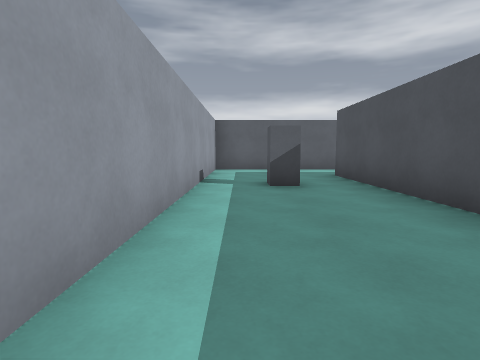
[1] (above)

13 first-person views from a walk through a 3-D level made in the Godot game engine. The camera is 1.2 m above the floor, tilts 6° down and sees 80° across. The floor is counted in squares, 2 m on a side. Each view is taken from the middle of a square. On the plan, view 1 faces up. The plan holds only what a view shows up to about 9 squares ahead; the rest is blank. Some surface patterns are stand-ins.

[2]
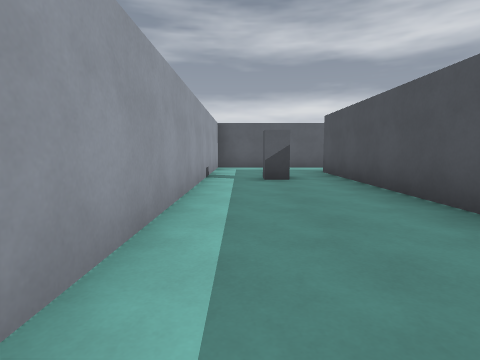

[3]
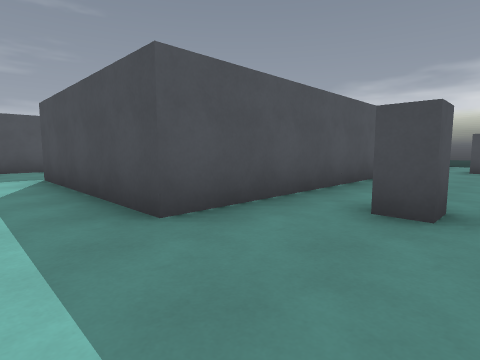

[4]
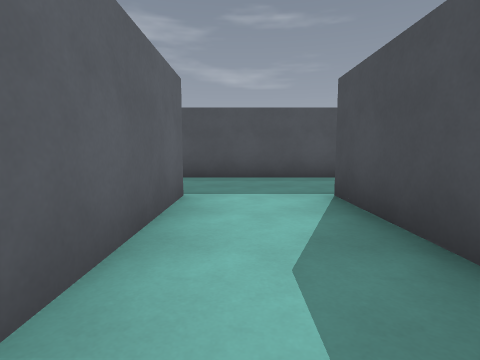

[5]
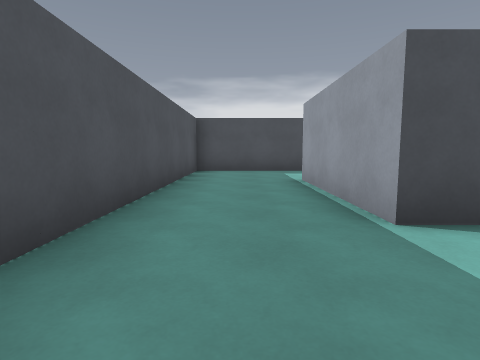

[6]
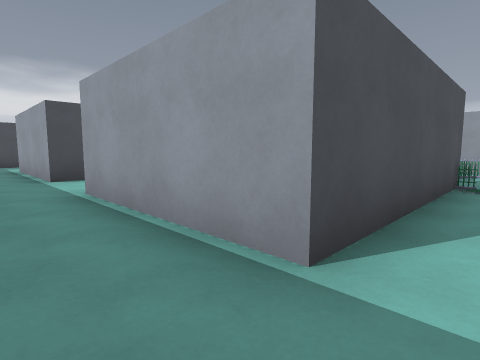

[7]
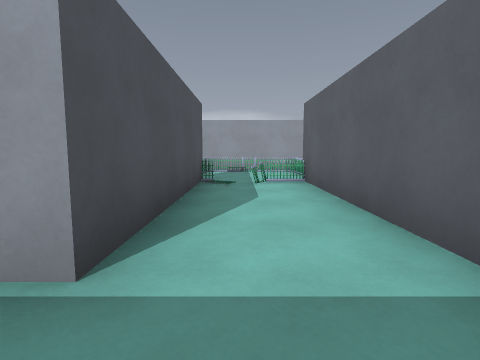

[8]
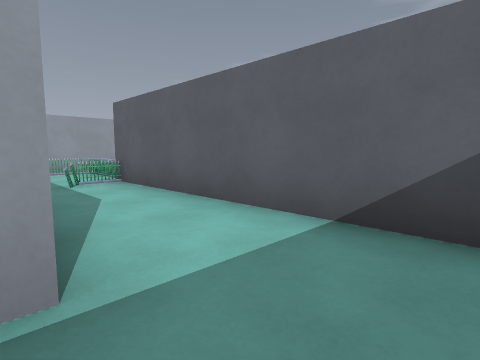

[9]
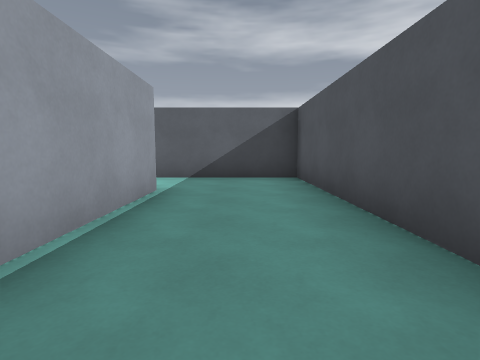

[10]
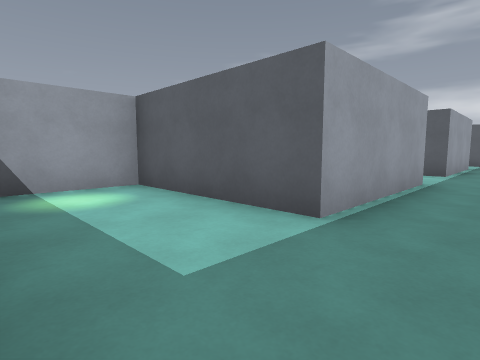

[11]
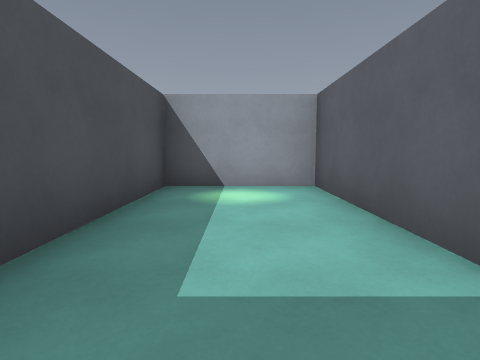

[12]
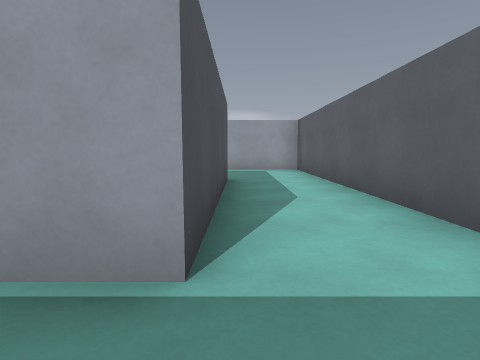

[13]
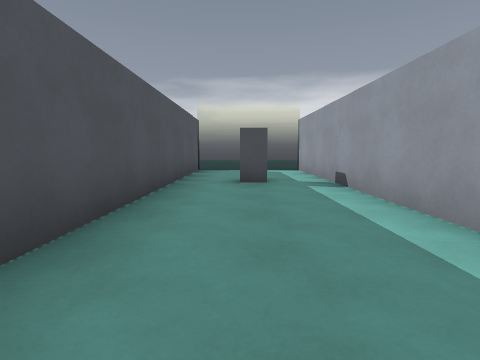

### Floor plan
Points are (right, up) in squares from view 1. A wall is a line through its corners. A room is listed if a view was taken in it or the views show most of it. See-through windows are left out.
Room 1 (views 1, 3, 4, 5, 6, 7, 8, 9, 10, 11, 12, 13)
walls: (1.1, 4.7) (0.5, 4.7) (0.5, 5.2) (1, 5.2); (2.2, 12.3) (6.8, 12.3) (6.8, 8.8) (-0.7, 8.8) (-0.7, -0.6); (2.2, -1) (2.2, 6.7) (6.8, 6.7) (6.8, 3.3) (3.3, 3.3) (3.3, 0.8) (9.2, 0.8) (9.2, 14.3) (2.2, 14.3); (0.4, -1.3) (1, -1.3)
ways out: opening at (0, 0) to room 2
objects: fence (3, 13)
Room 2 (view 2)
walls: (2.2, -4.9) (2.2, -1); (-0.7, -0.6) (-0.7, -4.8)
ways out: opening at (0, 0) to room 1

Positions as (right, up) in squares from view 1, and headings:
1: (0, 0), facing up
2: (0, -1), facing up
3: (0, 8), facing down-right
4: (3, 8), facing right
5: (8, 9), facing down
6: (8, 13), facing down-left
7: (8, 13), facing left
8: (8, 12), facing up-left
9: (8, 8), facing up
10: (8, 1), facing up-left
11: (8, 2), facing left
12: (8, 7), facing left
13: (1, 4), facing down
